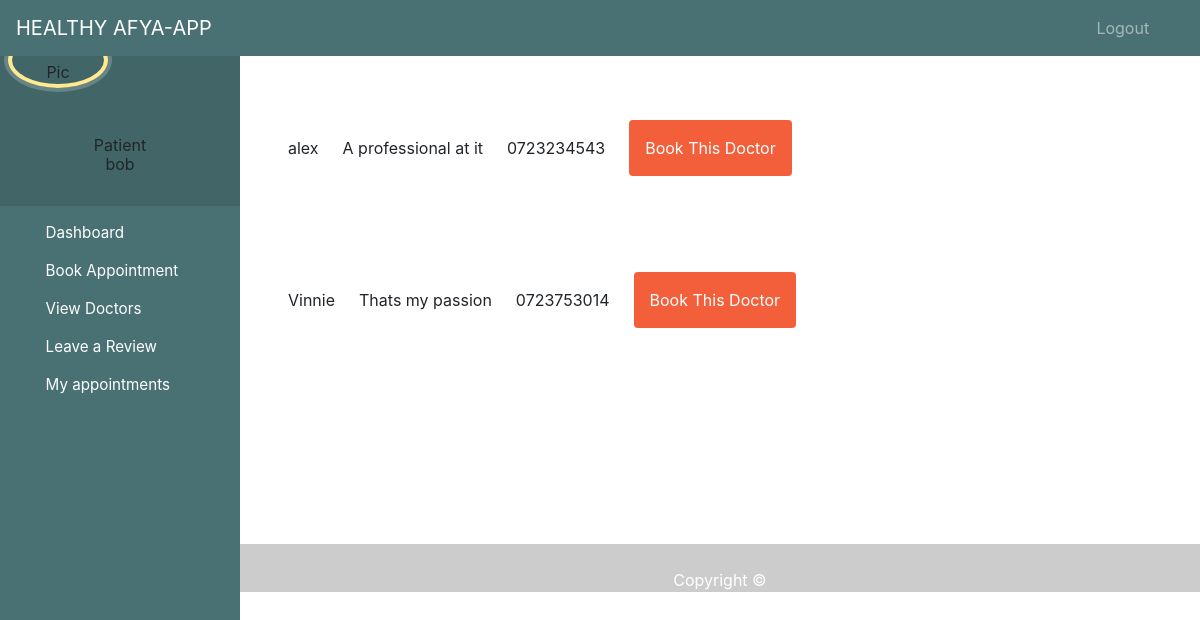
Before: /patient/dashboard/content/doctor-by-county/6 (signed in) with the older database file.
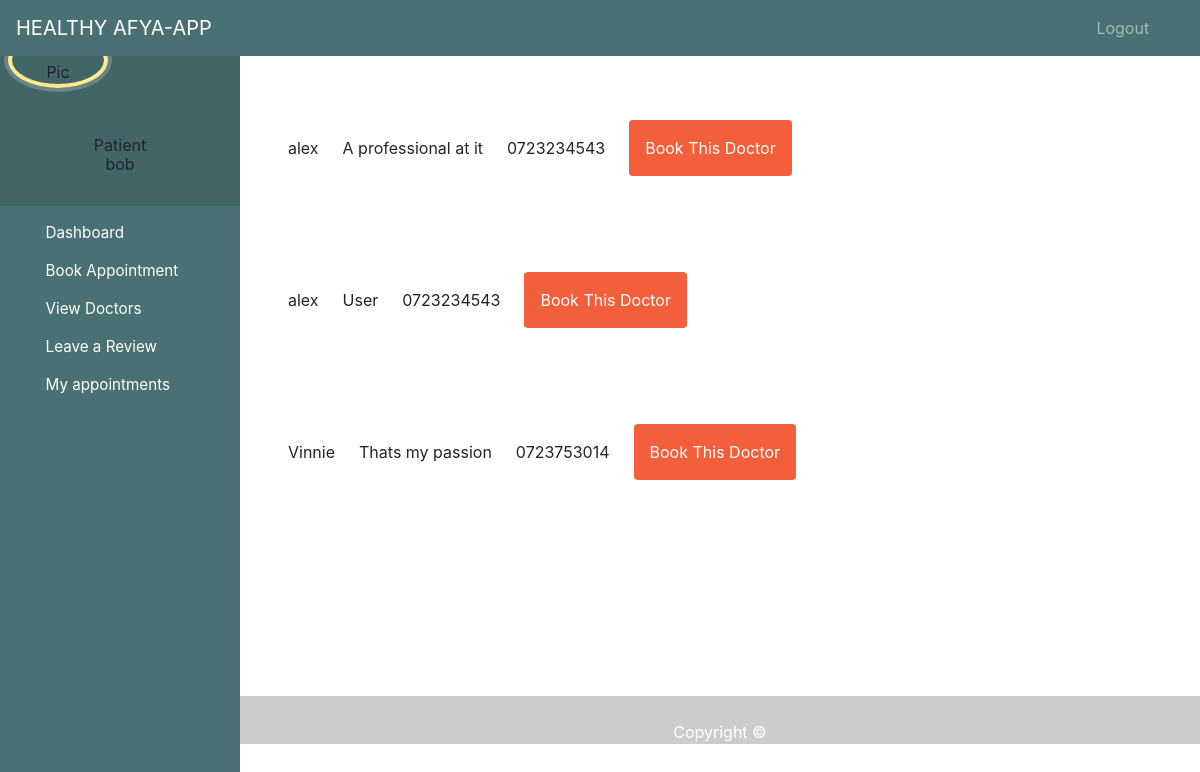
After: the same page with the newer database file.
### bookingapp/models.py (models this page shows, shortened)
class Doctor(models.Model):
    CARD ='Cardiologist'
    DERMA = 'Dermatologist'
    EMERGE =  'Emergency Specialist'
    ALLERGY = 'Allergy Specialist'
    ANAE = 'Anesthesiologist'
    COLON = 'COlon and Rectal Surgeon'
    NORMAL = 'Consultant'
    SPECIALIZATION_CHOICES = [
        (CARD, 'Cardiologist'),
        (DERMA, 'Dermatologist'),
        (EMERGE, 'Emergency Specialist'),
        (ALLERGY, 'Allergy Specialist'),
        (ANAE, 'Anesthesiologist'),
        (COLON, 'COlon and Rectal Surgeon'),
        (NORMAL, 'Consultant'),
    ]
    user = models.OneToOneField(User, on_delete=models.CASCADE, related_name='doctor', null=True)
    age = models.IntegerField(null=True)
    phone = models.CharField(max_length=255)
    county = models.ForeignKey(County, on_delete=models.CASCADE, null=True)
    specialization = models.CharField(max_length=50,choices=SPECIALIZATION_CHOICES , null=True)
    biography = models.TextField(null=True, default='-')
    birth_date = models.DateField(null=True, blank=True)
    has_schedule = models.BooleanField(default=False)
    last_update = models.DateTimeField(auto_now = True)
    created_at = models.DateTimeField(auto_now_add = True)

### bookingapp/views.py (the view)
# urls.py: path('patient/dashboard/content/doctor-by-county/<county_id>', views.view_doctor_by_county, name= 'doctor-by-county'),
@login_required(login_url='members/login_user/')
def view_doctor_by_county(request, county_id):
    county_doctor = Doctor.objects.filter(county=county_id).order_by('specialization')
    return render(request, 'patient/doctor_by_county.html', { 'county_doctor': county_doctor })

### bookingapp/templates/patient/doctor_by_county.html (shortened to what this page needs)
{% extends 'patient/dashboard.html' %}
{% load tailwind_tags %}
{% block content %}
<!DOCTYPE html>
<html lang="en">
<head>
    {% tailwind_css %}
</head>
<body>
    {% for doctor in county_doctor %}
    <table>
    <div class="relative container mx-auto p-6">
        <div class="flex space-x-6 p-6">
    <li class="flex items-center justify-between"> <a href="">{{ doctor.user.first_name }} </a></li>
    <li class="flex items-center justify-between"> {{ doctor.biography }}</li>
    <li class="flex items-center justify-between"> {{ doctor.phone }}</li>
    <a href="{% url 'appointment-form' doctor.id  %}" class="p-3 px-6 pt-2 text-white bg-brightRed rounded baseline hover:bg-brightRedLight">
        Book This Doctor
    </a>
   </div>
</div>
</table>
    {% endfor %}
</body>
</html>
{% endblock %}

Changed rows visible on the page:
added Doctor: user.first_name "alex", biography "User", phone "0723234543"
